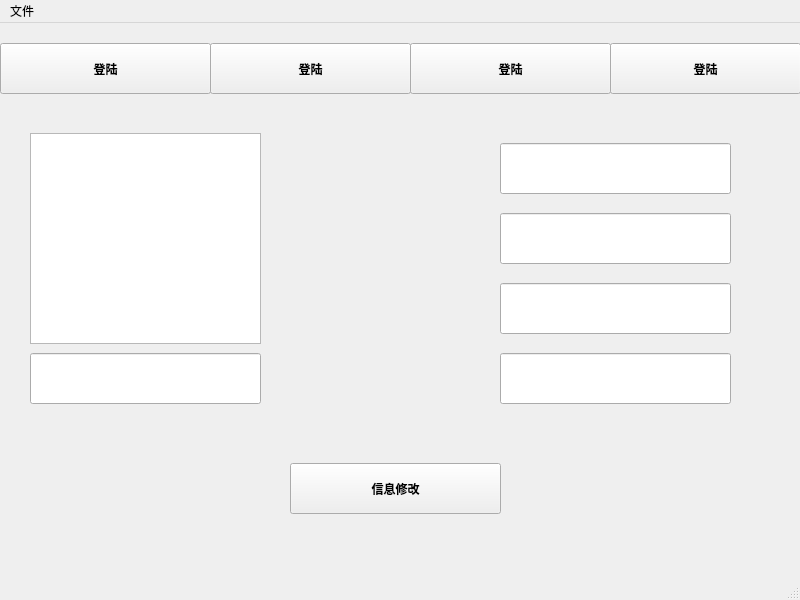
<?xml version="1.0" encoding="UTF-8"?>
<ui version="4.0">
 <class>MainWindow</class>
 <widget class="QMainWindow" name="MainWindow">
  <property name="geometry">
   <rect>
    <x>0</x>
    <y>0</y>
    <width>800</width>
    <height>600</height>
   </rect>
  </property>
  <property name="windowTitle">
   <string>MainWindow</string>
  </property>
  <widget class="QWidget" name="centralwidget">
   <widget class="QStackedWidget" name="stackedWidget">
    <property name="geometry">
     <rect>
      <x>0</x>
      <y>80</y>
      <width>791</width>
      <height>471</height>
     </rect>
    </property>
    <property name="currentIndex">
     <number>3</number>
    </property>
    <widget class="QWidget" name="page">
     <widget class="QPushButton" name="pushButton_10">
      <property name="geometry">
       <rect>
        <x>120</x>
        <y>330</y>
        <width>211</width>
        <height>51</height>
       </rect>
      </property>
      <property name="font">
       <font>
        <family>微软雅黑</family>
        <weight>75</weight>
        <bold>true</bold>
       </font>
      </property>
      <property name="autoFillBackground">
       <bool>false</bool>
      </property>
      <property name="text">
       <string>人脸采集</string>
      </property>
     </widget>
     <widget class="QGraphicsView" name="graphicsView">
      <property name="geometry">
       <rect>
        <x>110</x>
        <y>40</y>
        <width>231</width>
        <height>211</height>
       </rect>
      </property>
     </widget>
     <widget class="QLineEdit" name="lineEdit_2">
      <property name="geometry">
       <rect>
        <x>450</x>
        <y>50</y>
        <width>231</width>
        <height>51</height>
       </rect>
      </property>
      <property name="text">
       <string/>
      </property>
     </widget>
     <widget class="QLineEdit" name="lineEdit_3">
      <property name="geometry">
       <rect>
        <x>450</x>
        <y>120</y>
        <width>231</width>
        <height>51</height>
       </rect>
      </property>
      <property name="text">
       <string/>
      </property>
     </widget>
     <widget class="QLineEdit" name="lineEdit_4">
      <property name="geometry">
       <rect>
        <x>450</x>
        <y>190</y>
        <width>231</width>
        <height>51</height>
       </rect>
      </property>
      <property name="text">
       <string/>
      </property>
     </widget>
     <widget class="QLineEdit" name="lineEdit_5">
      <property name="geometry">
       <rect>
        <x>450</x>
        <y>260</y>
        <width>231</width>
        <height>51</height>
       </rect>
      </property>
      <property name="text">
       <string/>
      </property>
     </widget>
     <widget class="QLineEdit" name="lineEdit_6">
      <property name="geometry">
       <rect>
        <x>110</x>
        <y>260</y>
        <width>231</width>
        <height>51</height>
       </rect>
      </property>
      <property name="text">
       <string/>
      </property>
     </widget>
     <widget class="QPushButton" name="pushButton_11">
      <property name="geometry">
       <rect>
        <x>460</x>
        <y>330</y>
        <width>211</width>
        <height>51</height>
       </rect>
      </property>
      <property name="font">
       <font>
        <family>微软雅黑</family>
        <weight>75</weight>
        <bold>true</bold>
       </font>
      </property>
      <property name="autoFillBackground">
       <bool>false</bool>
      </property>
      <property name="text">
       <string>信息录入</string>
      </property>
     </widget>
    </widget>
    <widget class="QWidget" name="page_2">
     <widget class="QTableWidget" name="tableWidget">
      <property name="geometry">
       <rect>
        <x>30</x>
        <y>170</y>
        <width>731</width>
        <height>271</height>
       </rect>
      </property>
     </widget>
     <widget class="QLineEdit" name="lineEdit">
      <property name="geometry">
       <rect>
        <x>30</x>
        <y>50</y>
        <width>231</width>
        <height>41</height>
       </rect>
      </property>
     </widget>
     <widget class="QLineEdit" name="lineEdit_7">
      <property name="geometry">
       <rect>
        <x>30</x>
        <y>110</y>
        <width>231</width>
        <height>41</height>
       </rect>
      </property>
     </widget>
     <widget class="QPushButton" name="pushButton">
      <property name="geometry">
       <rect>
        <x>310</x>
        <y>50</y>
        <width>191</width>
        <height>91</height>
       </rect>
      </property>
      <property name="text">
       <string>姓名学号查询</string>
      </property>
     </widget>
     <widget class="QPushButton" name="pushButton_2">
      <property name="geometry">
       <rect>
        <x>570</x>
        <y>50</y>
        <width>191</width>
        <height>91</height>
       </rect>
      </property>
      <property name="text">
       <string>人脸识别查询</string>
      </property>
     </widget>
    </widget>
    <widget class="QWidget" name="page_3">
     <widget class="QLineEdit" name="lineEdit_10">
      <property name="geometry">
       <rect>
        <x>270</x>
        <y>280</y>
        <width>231</width>
        <height>51</height>
       </rect>
      </property>
      <property name="text">
       <string/>
      </property>
     </widget>
     <widget class="QGraphicsView" name="graphicsView_2">
      <property name="geometry">
       <rect>
        <x>270</x>
        <y>60</y>
        <width>231</width>
        <height>211</height>
       </rect>
      </property>
     </widget>
     <widget class="QPushButton" name="pushButton_13">
      <property name="geometry">
       <rect>
        <x>270</x>
        <y>350</y>
        <width>231</width>
        <height>51</height>
       </rect>
      </property>
      <property name="font">
       <font>
        <family>微软雅黑</family>
        <weight>75</weight>
        <bold>true</bold>
       </font>
      </property>
      <property name="autoFillBackground">
       <bool>false</bool>
      </property>
      <property name="text">
       <string>信息删除</string>
      </property>
     </widget>
    </widget>
    <widget class="QWidget" name="page_4">
     <widget class="QPushButton" name="pushButton_12">
      <property name="geometry">
       <rect>
        <x>290</x>
        <y>360</y>
        <width>211</width>
        <height>51</height>
       </rect>
      </property>
      <property name="font">
       <font>
        <family>微软雅黑</family>
        <weight>75</weight>
        <bold>true</bold>
       </font>
      </property>
      <property name="autoFillBackground">
       <bool>false</bool>
      </property>
      <property name="text">
       <string>信息修改</string>
      </property>
     </widget>
     <widget class="QGraphicsView" name="graphicsView_3">
      <property name="geometry">
       <rect>
        <x>30</x>
        <y>30</y>
        <width>231</width>
        <height>211</height>
       </rect>
      </property>
     </widget>
     <widget class="QLineEdit" name="lineEdit_8">
      <property name="geometry">
       <rect>
        <x>500</x>
        <y>40</y>
        <width>231</width>
        <height>51</height>
       </rect>
      </property>
      <property name="text">
       <string/>
      </property>
     </widget>
     <widget class="QLineEdit" name="lineEdit_9">
      <property name="geometry">
       <rect>
        <x>500</x>
        <y>250</y>
        <width>231</width>
        <height>51</height>
       </rect>
      </property>
      <property name="text">
       <string/>
      </property>
     </widget>
     <widget class="QLineEdit" name="lineEdit_11">
      <property name="geometry">
       <rect>
        <x>30</x>
        <y>250</y>
        <width>231</width>
        <height>51</height>
       </rect>
      </property>
      <property name="text">
       <string/>
      </property>
     </widget>
     <widget class="QLineEdit" name="lineEdit_12">
      <property name="geometry">
       <rect>
        <x>500</x>
        <y>110</y>
        <width>231</width>
        <height>51</height>
       </rect>
      </property>
      <property name="text">
       <string/>
      </property>
     </widget>
     <widget class="QLineEdit" name="lineEdit_13">
      <property name="geometry">
       <rect>
        <x>500</x>
        <y>180</y>
        <width>231</width>
        <height>51</height>
       </rect>
      </property>
      <property name="text">
       <string/>
      </property>
     </widget>
    </widget>
   </widget>
   <widget class="QPushButton" name="pushButton_6">
    <property name="geometry">
     <rect>
      <x>0</x>
      <y>20</y>
      <width>211</width>
      <height>51</height>
     </rect>
    </property>
    <property name="font">
     <font>
      <family>微软雅黑</family>
      <weight>75</weight>
      <bold>true</bold>
     </font>
    </property>
    <property name="autoFillBackground">
     <bool>false</bool>
    </property>
    <property name="text">
     <string>登陆</string>
    </property>
   </widget>
   <widget class="QPushButton" name="pushButton_7">
    <property name="geometry">
     <rect>
      <x>210</x>
      <y>20</y>
      <width>201</width>
      <height>51</height>
     </rect>
    </property>
    <property name="font">
     <font>
      <family>微软雅黑</family>
      <weight>75</weight>
      <bold>true</bold>
     </font>
    </property>
    <property name="autoFillBackground">
     <bool>false</bool>
    </property>
    <property name="text">
     <string>登陆</string>
    </property>
   </widget>
   <widget class="QPushButton" name="pushButton_8">
    <property name="geometry">
     <rect>
      <x>410</x>
      <y>20</y>
      <width>201</width>
      <height>51</height>
     </rect>
    </property>
    <property name="font">
     <font>
      <family>微软雅黑</family>
      <weight>75</weight>
      <bold>true</bold>
     </font>
    </property>
    <property name="autoFillBackground">
     <bool>false</bool>
    </property>
    <property name="text">
     <string>登陆</string>
    </property>
   </widget>
   <widget class="QPushButton" name="pushButton_9">
    <property name="geometry">
     <rect>
      <x>610</x>
      <y>20</y>
      <width>191</width>
      <height>51</height>
     </rect>
    </property>
    <property name="font">
     <font>
      <family>微软雅黑</family>
      <weight>75</weight>
      <bold>true</bold>
     </font>
    </property>
    <property name="autoFillBackground">
     <bool>false</bool>
    </property>
    <property name="text">
     <string>登陆</string>
    </property>
   </widget>
  </widget>
  <widget class="QMenuBar" name="menubar">
   <property name="geometry">
    <rect>
     <x>0</x>
     <y>0</y>
     <width>800</width>
     <height>26</height>
    </rect>
   </property>
   <widget class="QMenu" name="menudfs">
    <property name="title">
     <string>文件</string>
    </property>
   </widget>
   <addaction name="menudfs"/>
  </widget>
  <widget class="QStatusBar" name="statusbar"/>
  <action name="action1">
   <property name="text">
    <string>1</string>
   </property>
  </action>
 </widget>
 <resources/>
 <connections/>
</ui>
